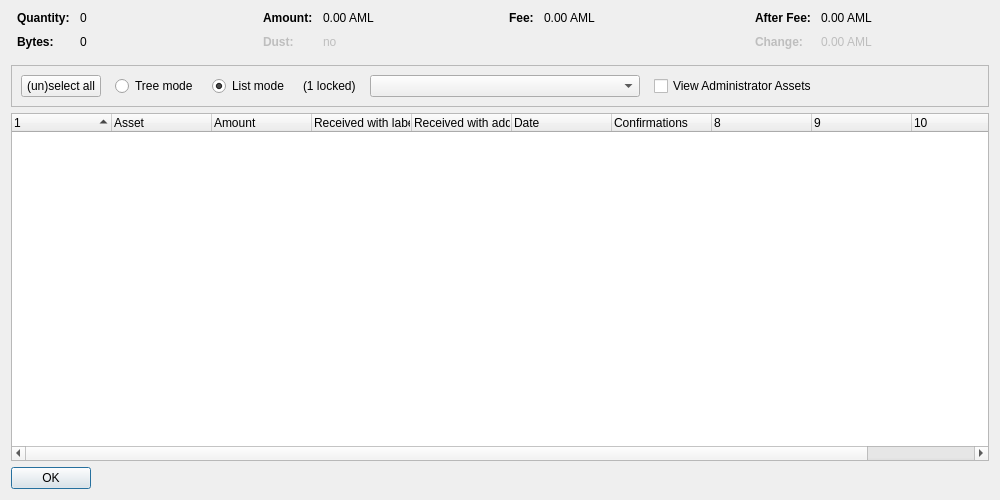
<?xml version="1.0" encoding="UTF-8"?>
<ui version="4.0">
 <class>AssetControlDialog</class>
 <widget class="QDialog" name="AssetControlDialog">
  <property name="geometry">
   <rect>
    <x>0</x>
    <y>0</y>
    <width>1000</width>
    <height>500</height>
   </rect>
  </property>
  <property name="windowTitle">
   <string>Asset Selection</string>
  </property>
  <layout class="QVBoxLayout" name="verticalLayout">
   <item>
    <layout class="QHBoxLayout" name="horizontalLayoutTop" stretch="0,0,0,0">
     <property name="topMargin">
      <number>0</number>
     </property>
     <property name="bottomMargin">
      <number>10</number>
     </property>
     <item>
      <layout class="QFormLayout" name="formLayoutAssetControl1">
       <property name="horizontalSpacing">
        <number>10</number>
       </property>
       <property name="verticalSpacing">
        <number>10</number>
       </property>
       <property name="leftMargin">
        <number>6</number>
       </property>
       <property name="rightMargin">
        <number>6</number>
       </property>
       <item row="0" column="0">
        <widget class="QLabel" name="labelAssetControlQuantityText">
         <property name="font">
          <font>
           <weight>75</weight>
           <bold>true</bold>
          </font>
         </property>
         <property name="text">
          <string>Quantity:</string>
         </property>
        </widget>
       </item>
       <item row="0" column="1">
        <widget class="QLabel" name="labelAssetControlQuantity">
         <property name="cursor">
          <cursorShape>IBeamCursor</cursorShape>
         </property>
         <property name="contextMenuPolicy">
          <enum>Qt::ActionsContextMenu</enum>
         </property>
         <property name="text">
          <string notr="true">0</string>
         </property>
         <property name="textInteractionFlags">
          <set>Qt::LinksAccessibleByMouse|Qt::TextSelectableByKeyboard|Qt::TextSelectableByMouse</set>
         </property>
        </widget>
       </item>
       <item row="1" column="0">
        <widget class="QLabel" name="labelAssetControlBytesText">
         <property name="font">
          <font>
           <weight>75</weight>
           <bold>true</bold>
          </font>
         </property>
         <property name="text">
          <string>Bytes:</string>
         </property>
        </widget>
       </item>
       <item row="1" column="1">
        <widget class="QLabel" name="labelAssetControlBytes">
         <property name="cursor">
          <cursorShape>IBeamCursor</cursorShape>
         </property>
         <property name="contextMenuPolicy">
          <enum>Qt::ActionsContextMenu</enum>
         </property>
         <property name="text">
          <string notr="true">0</string>
         </property>
         <property name="textInteractionFlags">
          <set>Qt::LinksAccessibleByMouse|Qt::TextSelectableByKeyboard|Qt::TextSelectableByMouse</set>
         </property>
        </widget>
       </item>
      </layout>
     </item>
     <item>
      <layout class="QFormLayout" name="formLayoutAssetControl2">
       <property name="horizontalSpacing">
        <number>10</number>
       </property>
       <property name="verticalSpacing">
        <number>10</number>
       </property>
       <property name="leftMargin">
        <number>6</number>
       </property>
       <property name="rightMargin">
        <number>6</number>
       </property>
       <item row="0" column="0">
        <widget class="QLabel" name="labelAssetControlAmountText">
         <property name="font">
          <font>
           <weight>75</weight>
           <bold>true</bold>
          </font>
         </property>
         <property name="text">
          <string>Amount:</string>
         </property>
        </widget>
       </item>
       <item row="0" column="1">
        <widget class="QLabel" name="labelAssetControlAmount">
         <property name="cursor">
          <cursorShape>IBeamCursor</cursorShape>
         </property>
         <property name="contextMenuPolicy">
          <enum>Qt::ActionsContextMenu</enum>
         </property>
         <property name="text">
          <string notr="true">0.00 AML</string>
         </property>
         <property name="textInteractionFlags">
          <set>Qt::LinksAccessibleByMouse|Qt::TextSelectableByKeyboard|Qt::TextSelectableByMouse</set>
         </property>
        </widget>
       </item>
       <item row="1" column="0">
        <widget class="QLabel" name="labelAssetControlLowOutputText">
         <property name="enabled">
          <bool>false</bool>
         </property>
         <property name="font">
          <font>
           <weight>75</weight>
           <bold>true</bold>
          </font>
         </property>
         <property name="text">
          <string>Dust:</string>
         </property>
        </widget>
       </item>
       <item row="1" column="1">
        <widget class="QLabel" name="labelAssetControlLowOutput">
         <property name="enabled">
          <bool>false</bool>
         </property>
         <property name="cursor">
          <cursorShape>IBeamCursor</cursorShape>
         </property>
         <property name="contextMenuPolicy">
          <enum>Qt::ActionsContextMenu</enum>
         </property>
         <property name="text">
          <string notr="true">no</string>
         </property>
         <property name="textInteractionFlags">
          <set>Qt::LinksAccessibleByMouse|Qt::TextSelectableByKeyboard|Qt::TextSelectableByMouse</set>
         </property>
        </widget>
       </item>
      </layout>
     </item>
     <item>
      <layout class="QFormLayout" name="formLayoutAssetControl3">
       <property name="horizontalSpacing">
        <number>10</number>
       </property>
       <property name="verticalSpacing">
        <number>10</number>
       </property>
       <property name="leftMargin">
        <number>6</number>
       </property>
       <property name="rightMargin">
        <number>6</number>
       </property>
       <item row="0" column="0">
        <widget class="QLabel" name="labelAssetControlFeeText">
         <property name="font">
          <font>
           <weight>75</weight>
           <bold>true</bold>
          </font>
         </property>
         <property name="text">
          <string>Fee:</string>
         </property>
        </widget>
       </item>
       <item row="0" column="1">
        <widget class="QLabel" name="labelAssetControlFee">
         <property name="cursor">
          <cursorShape>IBeamCursor</cursorShape>
         </property>
         <property name="contextMenuPolicy">
          <enum>Qt::ActionsContextMenu</enum>
         </property>
         <property name="text">
          <string notr="true">0.00 AML</string>
         </property>
         <property name="textInteractionFlags">
          <set>Qt::LinksAccessibleByMouse|Qt::TextSelectableByKeyboard|Qt::TextSelectableByMouse</set>
         </property>
        </widget>
       </item>
      </layout>
     </item>
     <item>
      <layout class="QFormLayout" name="formLayoutAssetControl4">
       <property name="horizontalSpacing">
        <number>10</number>
       </property>
       <property name="verticalSpacing">
        <number>10</number>
       </property>
       <property name="leftMargin">
        <number>6</number>
       </property>
       <property name="rightMargin">
        <number>6</number>
       </property>
       <item row="0" column="0">
        <widget class="QLabel" name="labelAssetControlAfterFeeText">
         <property name="font">
          <font>
           <weight>75</weight>
           <bold>true</bold>
          </font>
         </property>
         <property name="text">
          <string>After Fee:</string>
         </property>
        </widget>
       </item>
       <item row="0" column="1">
        <widget class="QLabel" name="labelAssetControlAfterFee">
         <property name="cursor">
          <cursorShape>IBeamCursor</cursorShape>
         </property>
         <property name="contextMenuPolicy">
          <enum>Qt::ActionsContextMenu</enum>
         </property>
         <property name="text">
          <string notr="true">0.00 AML</string>
         </property>
         <property name="textInteractionFlags">
          <set>Qt::LinksAccessibleByMouse|Qt::TextSelectableByKeyboard|Qt::TextSelectableByMouse</set>
         </property>
        </widget>
       </item>
       <item row="1" column="0">
        <widget class="QLabel" name="labelAssetControlChangeText">
         <property name="enabled">
          <bool>false</bool>
         </property>
         <property name="font">
          <font>
           <weight>75</weight>
           <bold>true</bold>
          </font>
         </property>
         <property name="text">
          <string>Change:</string>
         </property>
        </widget>
       </item>
       <item row="1" column="1">
        <widget class="QLabel" name="labelAssetControlChange">
         <property name="enabled">
          <bool>false</bool>
         </property>
         <property name="cursor">
          <cursorShape>IBeamCursor</cursorShape>
         </property>
         <property name="contextMenuPolicy">
          <enum>Qt::ActionsContextMenu</enum>
         </property>
         <property name="text">
          <string notr="true">0.00 AML</string>
         </property>
         <property name="textInteractionFlags">
          <set>Qt::LinksAccessibleByMouse|Qt::TextSelectableByKeyboard|Qt::TextSelectableByMouse</set>
         </property>
        </widget>
       </item>
      </layout>
     </item>
    </layout>
   </item>
   <item>
    <widget class="QFrame" name="frame">
     <property name="minimumSize">
      <size>
       <width>0</width>
       <height>40</height>
      </size>
     </property>
     <property name="frameShape">
      <enum>QFrame::StyledPanel</enum>
     </property>
     <property name="frameShadow">
      <enum>QFrame::Sunken</enum>
     </property>
     <layout class="QHBoxLayout" name="horizontalLayout">
      <item>
       <layout class="QHBoxLayout" name="horizontalLayoutPanel" stretch="0,0,0,0,0,0,0">
        <property name="spacing">
         <number>14</number>
        </property>
        <item>
         <widget class="QPushButton" name="pushButtonSelectAll">
          <property name="sizePolicy">
           <sizepolicy hsizetype="Maximum" vsizetype="Fixed">
            <horstretch>0</horstretch>
            <verstretch>0</verstretch>
           </sizepolicy>
          </property>
          <property name="text">
           <string>(un)select all</string>
          </property>
          <property name="autoDefault">
           <bool>false</bool>
          </property>
         </widget>
        </item>
        <item>
         <widget class="QRadioButton" name="radioTreeMode">
          <property name="sizePolicy">
           <sizepolicy hsizetype="Maximum" vsizetype="Fixed">
            <horstretch>0</horstretch>
            <verstretch>0</verstretch>
           </sizepolicy>
          </property>
          <property name="text">
           <string>Tree mode</string>
          </property>
         </widget>
        </item>
        <item>
         <widget class="QRadioButton" name="radioListMode">
          <property name="sizePolicy">
           <sizepolicy hsizetype="Maximum" vsizetype="Fixed">
            <horstretch>0</horstretch>
            <verstretch>0</verstretch>
           </sizepolicy>
          </property>
          <property name="text">
           <string>List mode</string>
          </property>
          <property name="checked">
           <bool>true</bool>
          </property>
         </widget>
        </item>
        <item>
         <widget class="QLabel" name="labelLocked">
          <property name="text">
           <string notr="true">(1 locked)</string>
          </property>
         </widget>
        </item>
        <item>
         <widget class="QComboBox" name="assetList">
          <property name="minimumContentsLength">
           <number>30</number>
          </property>
         </widget>
        </item>
        <item>
         <widget class="QCheckBox" name="viewAdministrator">
          <property name="toolTip">
           <string>View assets that you have the ownership asset for</string>
          </property>
          <property name="text">
           <string>View Administrator Assets</string>
          </property>
         </widget>
        </item>
        <item>
         <spacer name="horizontalSpacer">
          <property name="orientation">
           <enum>Qt::Horizontal</enum>
          </property>
          <property name="sizeHint" stdset="0">
           <size>
            <width>40</width>
            <height>20</height>
           </size>
          </property>
         </spacer>
        </item>
       </layout>
      </item>
     </layout>
    </widget>
   </item>
   <item>
    <widget class="AssetControlTreeWidget" name="treeWidget">
     <property name="contextMenuPolicy">
      <enum>Qt::CustomContextMenu</enum>
     </property>
     <property name="sortingEnabled">
      <bool>false</bool>
     </property>
     <property name="columnCount">
      <number>11</number>
     </property>
     <attribute name="headerShowSortIndicator" stdset="0">
      <bool>true</bool>
     </attribute>
     <attribute name="headerStretchLastSection">
      <bool>false</bool>
     </attribute>
     <column>
      <property name="text">
       <string/>
      </property>
     </column>
     <column>
      <property name="text">
       <string>Asset</string>
      </property>
     </column>
     <column>
      <property name="text">
       <string>Amount</string>
      </property>
     </column>
     <column>
      <property name="text">
       <string>Received with label</string>
      </property>
     </column>
     <column>
      <property name="text">
       <string>Received with address</string>
      </property>
     </column>
     <column>
      <property name="text">
       <string>Date</string>
      </property>
     </column>
     <column>
      <property name="text">
       <string>Confirmations</string>
      </property>
      <property name="toolTip">
       <string>Confirmed</string>
      </property>
     </column>
     <column>
      <property name="text">
       <string/>
      </property>
     </column>
     <column>
      <property name="text">
       <string/>
      </property>
     </column>
     <column>
      <property name="text">
       <string/>
      </property>
     </column>
     <column>
      <property name="text">
       <string/>
      </property>
     </column>
    </widget>
   </item>
   <item>
    <widget class="QDialogButtonBox" name="buttonBox">
     <property name="sizePolicy">
      <sizepolicy hsizetype="Maximum" vsizetype="Fixed">
       <horstretch>0</horstretch>
       <verstretch>0</verstretch>
      </sizepolicy>
     </property>
     <property name="orientation">
      <enum>Qt::Horizontal</enum>
     </property>
     <property name="standardButtons">
      <set>QDialogButtonBox::Ok</set>
     </property>
    </widget>
   </item>
  </layout>
 </widget>
 <customwidgets>
  <customwidget>
   <class>AssetControlTreeWidget</class>
   <extends>QTreeWidget</extends>
   <header location="global">assetcontroltreewidget.h</header>
  </customwidget>
 </customwidgets>
 <resources/>
 <connections/>
</ui>
